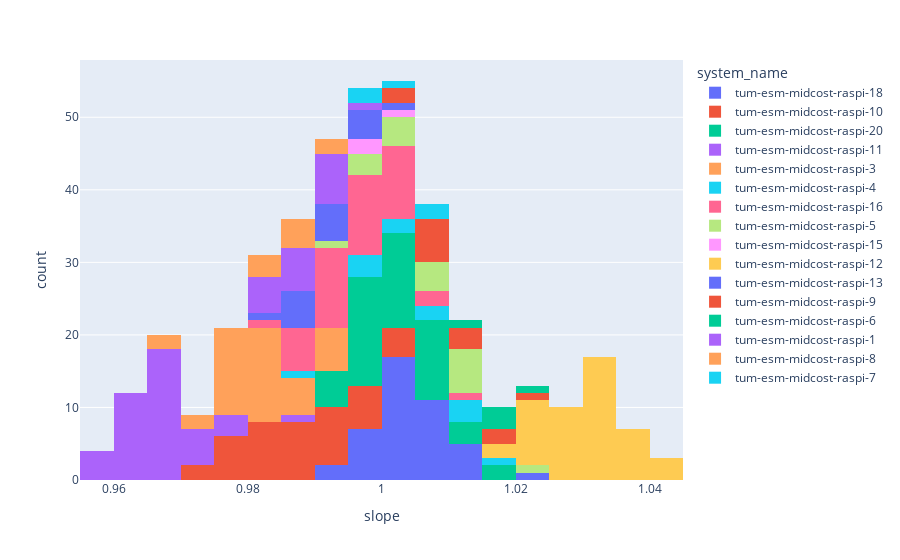
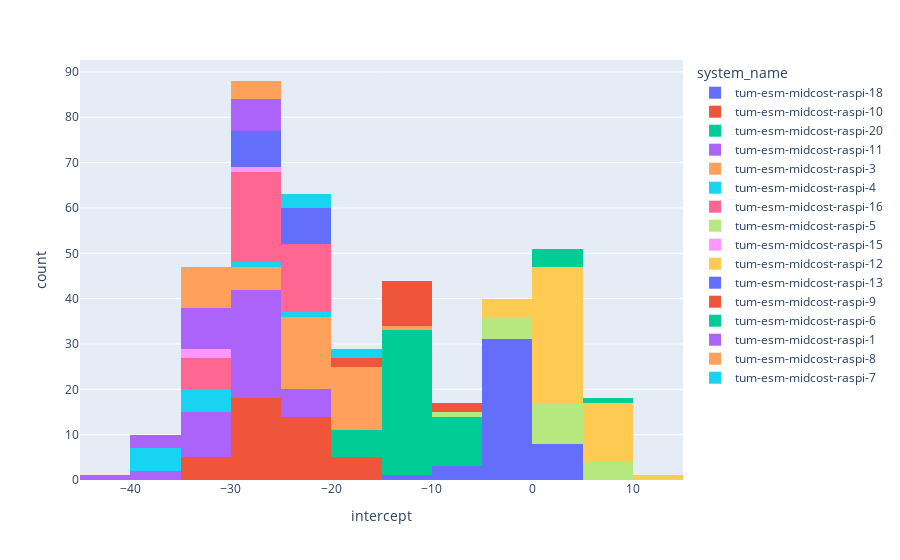

The notebook cell saved with these charts, in order:
### Code cell
fig = px.histogram(df_two_point_cal, x="slope", color = "system_name")
fig.show()
fig = px.histogram(df_two_point_cal, x="intercept", color = "system_name")
fig.show()

### Figure 1 — Plotly figure (JSON) as saved in the notebook; plotly's stock layout.template omitted (floating-point values rounded to 4 significant figures)
{"data": [{"alignmentgroup": "True", "bingroup": "x", "hovertemplate": "system_name=tum-esm-midcost-raspi-18<br>slope=%{x}<br>count=%{y}<extra></extra>", "legendgroup": "tum-esm-midcost-raspi-18", "marker": {"color": "#636efa", "pattern": {"shape": ""}}, "name": "tum-esm-midcost-raspi-18", "offsetgroup": "tum-esm-midcost-raspi-18", "orientation": "v", "showlegend": true, "type": "histogram", "x": [1.005, 1.001, 0.9994, 1.002, 1.005, 1.008, 0.9999, 1.009, 1.014, 1.004, 1.006, 0.9932, 1.002, 1.012, 1.001, 1.006, 1.007, 1.006, 1.006, 1.004, 1.01, 1.013, 0.9971, 1.0, 0.9999, 1.01, 1.014, 1.008, 0.9951, 0.9972, 1.004, 1.023, 1.003, 1.001, 0.9992, 1.005, 1.001, 1.001, 1.0, 1.002, 0.9936, 1.008, 1.005], "xaxis": "x", "yaxis": "y"}, {"alignmentgroup": "True", "bingroup": "x", "hovertemplate": "system_name=tum-esm-midcost-raspi-10<br>slope=%{x}<br>count=%{y}<extra></extra>", "legendgroup": "tum-esm-midcost-raspi-10", "marker": {"color": "#EF553B", "pattern": {"shape": ""}}, "name": "tum-esm-midcost-raspi-10", "offsetgroup": "tum-esm-midcost-raspi-10", "orientation": "v", "showlegend": true, "type": "histogram", "x": [0.9819, 0.9863, 0.997, 0.9903, 0.9732, 0.9818, 1.004, 0.979, 0.9883, 0.9919, 0.9895, 0.9898, 0.9927, 0.9954, 0.9952, 0.9818, 0.9781, 0.9826, 1.003, 1.004, 0.9987, 0.9797, 0.9788, 0.981, 0.9898, 0.9817, 0.9886, 0.9903, 0.9824, 0.9749, 0.9964, 0.9923, 0.9992, 0.977, 0.9801, 0.9903, 0.9851, 0.9904, 1.0, 0.9878, 0.9944, 0.9767], "xaxis": "x", "yaxis": "y"}, {"alignmentgroup": "True", "bingroup": "x", "hovertemplate": "system_name=tum-esm-midcost-raspi-20<br>slope=%{x}<br>count=%{y}<extra></extra>", "legendgroup": "tum-esm-midcost-raspi-20", "marker": {"color": "#00cc96", "pattern": {"shape": ""}}, "name": "tum-esm-midcost-raspi-20", "offsetgroup": "tum-esm-midcost-raspi-20", "orientation": "v", "showlegend": true, "type": "histogram", "x": [1.004, 1.004, 1.002, 1.007, 1.003, 1.008, 1.001, 1.006, 0.9981, 1.012, 1.001, 0.9992, 1.007, 0.9998, 1.0, 0.9994, 0.9989, 0.9918, 0.9986, 0.9984, 0.9993, 1.008, 1.001, 1.006, 1.016, 1.002, 1.009, 0.9983, 0.9983, 0.9993, 1.0, 0.9946, 1.01, 1.007, 1.005, 0.9937, 1.014, 0.9998, 1.009, 0.9999, 0.9956, 0.9932, 0.9908, 1.01, 1.017, 1.003, 1.001, 0.9973, 1.014], "xaxis": "x", "yaxis": "y"}, {"alignmentgroup": "True", "bingroup": "x", "hovertemplate": "system_name=tum-esm-midcost-raspi-11<br>slope=%{x}<br>count=%{y}<extra></extra>", "legendgroup": "tum-esm-midcost-raspi-11", "marker": {"color": "#ab63fa", "pattern": {"shape": ""}}, "name": "tum-esm-midcost-raspi-11", "offsetgroup": "tum-esm-midcost-raspi-11", "orientation": "v", "showlegend": true, "type": "histogram", "x": [0.9663, 0.9641, 0.9638, 0.966, 0.9667, 0.9698, 0.9758, 0.959, 0.9606, 0.9599, 0.9655, 0.962, 0.9627, 0.9663, 0.9711, 0.9571, 0.9647, 0.9658, 0.9655, 0.9655, 0.9723, 0.9697, 0.9685, 0.9602, 0.9857, 0.9589, 0.9672, 0.9702, 0.9725, 0.965, 0.9671, 0.962, 0.9757, 0.9653, 0.9615, 0.9785, 0.9702, 0.966, 0.9611, 0.9655, 0.9642, 0.9675, 0.9645], "xaxis": "x", "yaxis": "y"}, {"alignmentgroup": "True", "bingroup": "x", "hovertemplate": "system_name=tum-esm-midcost-raspi-3<br>slope=%{x}<br>count=%{y}<extra></extra>", "legendgroup": "tum-esm-midcost-raspi-3", "marker": {"color": "#FFA15A", "pattern": {"shape": ""}}, "name": "tum-esm-midcost-raspi-3", "offsetgroup": "tum-esm-midcost-raspi-3", "orientation": "v", "showlegend": true, "type": "histogram", "x": [0.9788, 0.9806, 0.9793, 0.9882, 0.9872, 0.9857, 0.9752, 0.9788, 0.9754, 0.9735, 0.9848, 0.9839, 0.9829, 0.9905, 0.9816, 0.9921, 0.9802, 0.9767, 0.9804, 0.9672, 0.9945, 0.9831, 0.9818, 0.9845, 0.9909, 0.9942, 0.9945, 0.9794, 0.9819, 0.9878, 0.9888, 0.9844, 0.9766, 0.9688, 0.9798, 0.9811], "xaxis": "x", "yaxis": "y"}, {"alignmentgroup": "True", "bingroup": "x", "hovertemplate": "system_name=tum-esm-midcost-raspi-4<br>slope=%{x}<br>count=%{y}<extra></extra>", "legendgroup": "tum-esm-midcost-raspi-4", "marker": {"color": "#19d3f3", "pattern": {"shape": ""}}, "name": "tum-esm-midcost-raspi-4", "offsetgroup": "tum-esm-midcost-raspi-4", "orientation": "v", "showlegend": true, "type": "histogram", "x": [0.9894, 0.9983, 1.013, 0.9964, 1.0, 1.001, 1.011, 1.008, 1.016, 1.011, 0.9969, 1.008], "xaxis": "x", "yaxis": "y"}, {"alignmentgroup": "True", "bingroup": "x", "hovertemplate": "system_name=tum-esm-midcost-raspi-16<br>slope=%{x}<br>count=%{y}<extra></extra>", "legendgroup": "tum-esm-midcost-raspi-16", "marker": {"color": "#FF6692", "pattern": {"shape": ""}}, "name": "tum-esm-midcost-raspi-16", "offsetgroup": "tum-esm-midcost-raspi-16", "orientation": "v", "showlegend": true, "type": "histogram", "x": [0.9941, 0.9977, 0.9905, 0.9948, 0.9979, 0.9985, 0.9904, 0.9963, 0.9926, 1.0, 0.9995, 0.9946, 0.993, 0.9871, 0.9964, 0.9941, 0.9969, 1.003, 0.998, 1.003, 0.9947, 1.008, 0.9995, 0.9847, 1.0, 1.002, 0.9881, 0.9916, 1.002, 0.9863, 0.9879, 1.013, 1.004, 0.9888, 0.996, 1.004, 0.9953, 1.002, 1.005, 0.991, 0.9853, 1.0], "xaxis": "x", "yaxis": "y"}, {"alignmentgroup": "True", "bingroup": "x", "hovertemplate": "system_name=tum-esm-midcost-raspi-5<br>slope=%{x}<br>count=%{y}<extra></extra>", "legendgroup": "tum-esm-midcost-raspi-5", "marker": {"color": "#B6E880", "pattern": {"shape": ""}}, "name": "tum-esm-midcost-raspi-5", "offsetgroup": "tum-esm-midcost-raspi-5", "orientation": "v", "showlegend": true, "type": "histogram", "x": [1.012, 1.001, 1.023, 0.9997, 1.006, 0.996, 1.011, 0.991, 1.01, 1.009, 1.013, 1.001, 1.015, 1.007, 1.002, 1.014, 1.001, 1.005, 0.9989], "xaxis": "x", "yaxis": "y"}, {"alignmentgroup": "True", "bingroup": "x", "hovertemplate": "system_name=tum-esm-midcost-raspi-15<br>slope=%{x}<br>count=%{y}<extra></extra>", "legendgroup": "tum-esm-midcost-raspi-15", "marker": {"color": "#FF97FF", "pattern": {"shape": ""}}, "name": "tum-esm-midcost-raspi-15", "offsetgroup": "tum-esm-midcost-raspi-15", "orientation": "v", "showlegend": true, "type": "histogram", "x": [0.9976, 0.9989, 1.003], "xaxis": "x", "yaxis": "y"}, {"alignmentgroup": "True", "bingroup": "x", "hovertemplate": "system_name=tum-esm-midcost-raspi-12<br>slope=%{x}<br>count=%{y}<extra></extra>", "legendgroup": "tum-esm-midcost-raspi-12", "marker": {"color": "#FECB52", "pattern": {"shape": ""}}, "name": "tum-esm-midcost-raspi-12", "offsetgroup": "tum-esm-midcost-raspi-12", "orientation": "v", "showlegend": true, "type": "histogram", "x": [1.027, 1.035, 1.037, 1.039, 1.028, 1.031, 1.026, 1.031, 1.034, 1.026, 1.021, 1.031, 1.026, 1.033, 1.032, 1.023, 1.024, 1.033, 1.036, 1.041, 1.039, 1.024, 1.021, 1.022, 1.03, 1.031, 1.033, 1.034, 1.021, 1.031, 1.026, 1.033, 1.02, 1.019, 1.041, 1.026, 1.016, 1.034, 1.027, 1.032, 1.039, 1.037, 1.034, 1.043, 1.027, 1.023, 1.03, 1.03], "xaxis": "x", "yaxis": "y"}, {"alignmentgroup": "True", "bingroup": "x", "hovertemplate": "system_name=tum-esm-midcost-raspi-13<br>slope=%{x}<br>count=%{y}<extra></extra>", "legendgroup": "tum-esm-midcost-raspi-13", "marker": {"color": "#636efa", "pattern": {"shape": ""}}, "name": "tum-esm-midcost-raspi-13", "offsetgroup": "tum-esm-midcost-raspi-13", "orientation": "v", "showlegend": true, "type": "histogram", "x": [0.9888, 0.9938, 0.9925, 0.9953, 0.9896, 0.9974, 0.9894, 0.9954, 1.0, 0.9837, 0.9991, 0.9891, 0.9863, 0.9902, 0.9908, 0.9911], "xaxis": "x", "yaxis": "y"}, {"alignmentgroup": "True", "bingroup": "x", "hovertemplate": "system_name=tum-esm-midcost-raspi-9<br>slope=%{x}<br>count=%{y}<extra></extra>", "legendgroup": "tum-esm-midcost-raspi-9", "marker": {"color": "#EF553B", "pattern": {"shape": ""}}, "name": "tum-esm-midcost-raspi-9", "offsetgroup": "tum-esm-midcost-raspi-9", "orientation": "v", "showlegend": true, "type": "histogram", "x": [1.012, 1.022, 1.007, 1.013, 1.002, 1.008, 1.009, 1.009, 1.001, 1.009, 1.018, 1.01, 1.01, 1.016], "xaxis": "x", "yaxis": "y"}, {"alignmentgroup": "True", "bingroup": "x", "hovertemplate": "system_name=tum-esm-midcost-raspi-6<br>slope=%{x}<br>count=%{y}<extra></extra>", "legendgroup": "tum-esm-midcost-raspi-6", "marker": {"color": "#00cc96", "pattern": {"shape": ""}}, "name": "tum-esm-midcost-raspi-6", "offsetgroup": "tum-esm-midcost-raspi-6", "orientation": "v", "showlegend": true, "type": "histogram", "x": [1.019, 1.02, 1.01, 1.02, 1.018], "xaxis": "x", "yaxis": "y"}, {"alignmentgroup": "True", "bingroup": "x", "hovertemplate": "system_name=tum-esm-midcost-raspi-1<br>slope=%{x}<br>count=%{y}<extra></extra>", "legendgroup": "tum-esm-midcost-raspi-1", "marker": {"color": "#ab63fa", "pattern": {"shape": ""}}, "name": "tum-esm-midcost-raspi-1", "offsetgroup": "tum-esm-midcost-raspi-1", "orientation": "v", "showlegend": true, "type": "histogram", "x": [0.9879, 0.9802, 0.9875, 0.9975, 0.9843, 0.9904, 0.9838, 0.9921, 0.9815, 0.9942, 0.9863, 0.9857, 0.9896, 0.99, 0.9851, 0.9942, 0.9818, 0.9946, 0.9941], "xaxis": "x", "yaxis": "y"}, {"alignmentgroup": "True", "bingroup": "x", "hovertemplate": "system_name=tum-esm-midcost-raspi-8<br>slope=%{x}<br>count=%{y}<extra></extra>", "legendgroup": "tum-esm-midcost-raspi-8", "marker": {"color": "#FFA15A", "pattern": {"shape": ""}}, "name": "tum-esm-midcost-raspi-8", "offsetgroup": "tum-esm-midcost-raspi-8", "orientation": "v", "showlegend": true, "type": "histogram", "x": [0.9844, 0.9798, 0.9904, 0.9889, 0.9895, 0.9855, 0.9841, 0.9755, 0.9797, 0.9853, 0.9905, 0.9804, 0.975], "xaxis": "x", "yaxis": "y"}, {"alignmentgroup": "True", "bingroup": "x", "hovertemplate": "system_name=tum-esm-midcost-raspi-7<br>slope=%{x}<br>count=%{y}<extra></extra>", "legendgroup": "tum-esm-midcost-raspi-7", "marker": {"color": "#19d3f3", "pattern": {"shape": ""}}, "name": "tum-esm-midcost-raspi-7", "offsetgroup": "tum-esm-midcost-raspi-7", "orientation": "v", "showlegend": true, "type": "histogram", "x": [0.9955, 1.007, 1.007, 1.001, 0.9999], "xaxis": "x", "yaxis": "y"}], "layout": {"barmode": "relative", "legend": {"title": {"text": "system_name"}, "tracegroupgap": 0}, "margin": {"t": 60}, "xaxis": {"anchor": "y", "domain": [0, 1], "title": {"text": "slope"}}, "yaxis": {"anchor": "x", "domain": [0, 1], "title": {"text": "count"}}}}

### Figure 2 — Plotly figure (JSON) as saved in the notebook; plotly's stock layout.template omitted (floating-point values rounded to 4 significant figures)
{"data": [{"alignmentgroup": "True", "bingroup": "x", "hovertemplate": "system_name=tum-esm-midcost-raspi-18<br>intercept=%{x}<br>count=%{y}<extra></extra>", "legendgroup": "tum-esm-midcost-raspi-18", "marker": {"color": "#636efa", "pattern": {"shape": ""}}, "name": "tum-esm-midcost-raspi-18", "offsetgroup": "tum-esm-midcost-raspi-18", "orientation": "v", "showlegend": true, "type": "histogram", "x": [-2.793, -0.4437, -0.0667, -0.7887, -1.344, -2.795, -0.8767, -3.256, -6.781, -1.621, -2.999, 4.083, -0.5723, -4.212, -0.05961, -2.606, -1.58, -1.446, -3.212, -2.729, -3.654, -5.144, 1.019, -0.4197, 0.7569, -4.248, -7.112, -3.621, 1.953, 1.224, -2.262, -10.34, -2.231, 0.6789, 0.824, -2.504, -0.931, -1.072, -0.4401, -0.2797, 3.772, -3.358, -2.575], "xaxis": "x", "yaxis": "y"}, {"alignmentgroup": "True", "bingroup": "x", "hovertemplate": "system_name=tum-esm-midcost-raspi-10<br>intercept=%{x}<br>count=%{y}<extra></extra>", "legendgroup": "tum-esm-midcost-raspi-10", "marker": {"color": "#EF553B", "pattern": {"shape": ""}}, "name": "tum-esm-midcost-raspi-10", "offsetgroup": "tum-esm-midcost-raspi-10", "orientation": "v", "showlegend": true, "type": "histogram", "x": [-19.07, -25.85, -31.01, -27.73, -18.11, -21.38, -34.11, -17.56, -22.49, -27.44, -26.11, -26.46, -28.44, -25.45, -28.42, -22.45, -21.3, -20.92, -32.97, -30.35, -26.9, -20.74, -20.45, -21.8, -27.87, -22.35, -26.63, -25.56, -23.34, -20.42, -29.78, -28.54, -26.72, -19.89, -17.69, -26.97, -22.94, -23.93, -30.3, -26.52, -28.62, -21.12], "xaxis": "x", "yaxis": "y"}, {"alignmentgroup": "True", "bingroup": "x", "hovertemplate": "system_name=tum-esm-midcost-raspi-20<br>intercept=%{x}<br>count=%{y}<extra></extra>", "legendgroup": "tum-esm-midcost-raspi-20", "marker": {"color": "#00cc96", "pattern": {"shape": ""}}, "name": "tum-esm-midcost-raspi-20", "offsetgroup": "tum-esm-midcost-raspi-20", "orientation": "v", "showlegend": true, "type": "histogram", "x": [-13.94, -11.83, -12.38, -13.6, -11.9, -13.83, -10.66, -12.35, -9.263, -18.12, -11.77, -9.918, -14.85, -10.01, -11.6, -11.3, -9.709, -6.295, -10.11, -10.28, -11.74, -13.73, -11.83, -13.48, -18.78, -12.47, -12.78, -9.729, -11.42, -9.943, -11.68, -7.78, -14.97, -12.32, -13.87, -6.847, -15.35, -10.19, -14.43, -10.52, -9.747, -9.172, -7.367, -15.99, -18.03, -12.63, -12.97, -10.33, -17.31], "xaxis": "x", "yaxis": "y"}, {"alignmentgroup": "True", "bingroup": "x", "hovertemplate": "system_name=tum-esm-midcost-raspi-11<br>intercept=%{x}<br>count=%{y}<extra></extra>", "legendgroup": "tum-esm-midcost-raspi-11", "marker": {"color": "#ab63fa", "pattern": {"shape": ""}}, "name": "tum-esm-midcost-raspi-11", "offsetgroup": "tum-esm-midcost-raspi-11", "orientation": "v", "showlegend": true, "type": "histogram", "x": [-29.62, -28.31, -30.73, -29.33, -24.42, -29.42, -33.22, -27.55, -21.8, -26.82, -27.99, -28.84, -29.78, -30.38, -35.82, -25.94, -29.77, -32.09, -29.52, -23.64, -31.78, -29.97, -27.98, -23.5, -41.71, -22.36, -32.07, -31.76, -33.21, -29.48, -30.37, -26.61, -35.81, -25.49, -25.51, -29.49, -24.84, -28.65, -27.67, -25.54, -29.84, -31.65, -28.32], "xaxis": "x", "yaxis": "y"}, {"alignmentgroup": "True", "bingroup": "x", "hovertemplate": "system_name=tum-esm-midcost-raspi-3<br>intercept=%{x}<br>count=%{y}<extra></extra>", "legendgroup": "tum-esm-midcost-raspi-3", "marker": {"color": "#FFA15A", "pattern": {"shape": ""}}, "name": "tum-esm-midcost-raspi-3", "offsetgroup": "tum-esm-midcost-raspi-3", "orientation": "v", "showlegend": true, "type": "histogram", "x": [-20.18, -20.22, -16.31, -19.56, -22.95, -18.35, -16.31, -19.57, -16.79, -16.75, -22.73, -22.43, -20.32, -26.21, -20.28, -27.11, -18.74, -17.93, -19.71, -11.93, -26.12, -20.01, -22.87, -20.81, -23.49, -26.12, -26.05, -20.18, -20.02, -23.42, -22.72, -22.56, -18.02, -16.31, -19.29, -19.94], "xaxis": "x", "yaxis": "y"}, {"alignmentgroup": "True", "bingroup": "x", "hovertemplate": "system_name=tum-esm-midcost-raspi-4<br>intercept=%{x}<br>count=%{y}<extra></extra>", "legendgroup": "tum-esm-midcost-raspi-4", "marker": {"color": "#19d3f3", "pattern": {"shape": ""}}, "name": "tum-esm-midcost-raspi-4", "offsetgroup": "tum-esm-midcost-raspi-4", "orientation": "v", "showlegend": true, "type": "histogram", "x": [-24.63, -32.31, -38.34, -27.63, -30.71, -31.27, -37.14, -35.3, -38.53, -35.32, -30.8, -33.04], "xaxis": "x", "yaxis": "y"}, {"alignmentgroup": "True", "bingroup": "x", "hovertemplate": "system_name=tum-esm-midcost-raspi-16<br>intercept=%{x}<br>count=%{y}<extra></extra>", "legendgroup": "tum-esm-midcost-raspi-16", "marker": {"color": "#FF6692", "pattern": {"shape": ""}}, "name": "tum-esm-midcost-raspi-16", "offsetgroup": "tum-esm-midcost-raspi-16", "orientation": "v", "showlegend": true, "type": "histogram", "x": [-24.93, -26.46, -21.8, -25.28, -27.47, -30.13, -23.19, -25.82, -23.93, -29.78, -27.54, -25.46, -25.56, -23.14, -25.53, -24.76, -26.15, -30.32, -28.89, -27.09, -26.89, -30.46, -27.95, -20.45, -26.41, -27.72, -23.13, -23.2, -30.79, -20.67, -21.17, -33.74, -27.99, -22.5, -28.54, -29.96, -24.45, -30.37, -32.41, -23.49, -23.19, -26.99], "xaxis": "x", "yaxis": "y"}, {"alignmentgroup": "True", "bingroup": "x", "hovertemplate": "system_name=tum-esm-midcost-raspi-5<br>intercept=%{x}<br>count=%{y}<extra></extra>", "legendgroup": "tum-esm-midcost-raspi-5", "marker": {"color": "#B6E880", "pattern": {"shape": ""}}, "name": "tum-esm-midcost-raspi-5", "offsetgroup": "tum-esm-midcost-raspi-5", "orientation": "v", "showlegend": true, "type": "histogram", "x": [-0.3462, 4.968, -5.376, 6.387, 3.62, 6.636, -0.2365, 8.32, 0.611, 2.201, -0.791, 3.266, -2.799, 1.954, 5.001, -0.3548, 4.517, 3.235, 4.972], "xaxis": "x", "yaxis": "y"}, {"alignmentgroup": "True", "bingroup": "x", "hovertemplate": "system_name=tum-esm-midcost-raspi-15<br>intercept=%{x}<br>count=%{y}<extra></extra>", "legendgroup": "tum-esm-midcost-raspi-15", "marker": {"color": "#FF97FF", "pattern": {"shape": ""}}, "name": "tum-esm-midcost-raspi-15", "offsetgroup": "tum-esm-midcost-raspi-15", "orientation": "v", "showlegend": true, "type": "histogram", "x": [-29.49, -30.27, -32.44], "xaxis": "x", "yaxis": "y"}, {"alignmentgroup": "True", "bingroup": "x", "hovertemplate": "system_name=tum-esm-midcost-raspi-12<br>intercept=%{x}<br>count=%{y}<extra></extra>", "legendgroup": "tum-esm-midcost-raspi-12", "marker": {"color": "#FECB52", "pattern": {"shape": ""}}, "name": "tum-esm-midcost-raspi-12", "offsetgroup": "tum-esm-midcost-raspi-12", "orientation": "v", "showlegend": true, "type": "histogram", "x": [4.132, 1.757, 0.6963, 0.05624, 2.969, 4.041, 6.159, 4.617, 1.878, 3.965, 7.967, 1.828, 5.708, 2.267, 3.182, 7.899, 5.737, 1.083, 1.582, -0.3335, -1.137, 7.003, 8.316, 6.514, 4.253, 2.253, 3.034, 4.476, 7.018, 3.421, 4.221, 2.755, 7.389, 7.51, 1.042, 5.724, 10.49, 0.488, 3.375, 2.692, -2.105, 1.868, 0.7272, -4.092, 3.267, 6.376, 2.615, 4.173], "xaxis": "x", "yaxis": "y"}, {"alignmentgroup": "True", "bingroup": "x", "hovertemplate": "system_name=tum-esm-midcost-raspi-13<br>intercept=%{x}<br>count=%{y}<extra></extra>", "legendgroup": "tum-esm-midcost-raspi-13", "marker": {"color": "#636efa", "pattern": {"shape": ""}}, "name": "tum-esm-midcost-raspi-13", "offsetgroup": "tum-esm-midcost-raspi-13", "orientation": "v", "showlegend": true, "type": "histogram", "x": [-26.86, -29.04, -29.04, -29.82, -27.07, -27.5, -21.63, -24.45, -27.29, -24.25, -27.1, -23.66, -21.0, -23.04, -22.56, -24.25], "xaxis": "x", "yaxis": "y"}, {"alignmentgroup": "True", "bingroup": "x", "hovertemplate": "system_name=tum-esm-midcost-raspi-9<br>intercept=%{x}<br>count=%{y}<extra></extra>", "legendgroup": "tum-esm-midcost-raspi-9", "marker": {"color": "#EF553B", "pattern": {"shape": ""}}, "name": "tum-esm-midcost-raspi-9", "offsetgroup": "tum-esm-midcost-raspi-9", "orientation": "v", "showlegend": true, "type": "histogram", "x": [-12.63, -18.81, -11.75, -13.14, -8.623, -11.05, -11.39, -11.09, -8.008, -12.18, -16.33, -13.03, -12.56, -13.31], "xaxis": "x", "yaxis": "y"}, {"alignmentgroup": "True", "bingroup": "x", "hovertemplate": "system_name=tum-esm-midcost-raspi-6<br>intercept=%{x}<br>count=%{y}<extra></extra>", "legendgroup": "tum-esm-midcost-raspi-6", "marker": {"color": "#00cc96", "pattern": {"shape": ""}}, "name": "tum-esm-midcost-raspi-6", "offsetgroup": "tum-esm-midcost-raspi-6", "orientation": "v", "showlegend": true, "type": "histogram", "x": [2.544, 2.35, 6.342, 1.391, 2.487], "xaxis": "x", "yaxis": "y"}, {"alignmentgroup": "True", "bingroup": "x", "hovertemplate": "system_name=tum-esm-midcost-raspi-1<br>intercept=%{x}<br>count=%{y}<extra></extra>", "legendgroup": "tum-esm-midcost-raspi-1", "marker": {"color": "#ab63fa", "pattern": {"shape": ""}}, "name": "tum-esm-midcost-raspi-1", "offsetgroup": "tum-esm-midcost-raspi-1", "orientation": "v", "showlegend": true, "type": "histogram", "x": [-29.46, -28.34, -33.38, -37.12, -28.57, -33.8, -30.18, -33.12, -26.85, -33.84, -29.87, -31.78, -31.62, -33.29, -29.43, -35.63, -28.75, -35.12, -33.13], "xaxis": "x", "yaxis": "y"}, {"alignmentgroup": "True", "bingroup": "x", "hovertemplate": "system_name=tum-esm-midcost-raspi-8<br>intercept=%{x}<br>count=%{y}<extra></extra>", "legendgroup": "tum-esm-midcost-raspi-8", "marker": {"color": "#FFA15A", "pattern": {"shape": ""}}, "name": "tum-esm-midcost-raspi-8", "offsetgroup": "tum-esm-midcost-raspi-8", "orientation": "v", "showlegend": true, "type": "histogram", "x": [-30.63, -29.76, -33.99, -34.7, -34.15, -33.59, -32.45, -26.14, -26.77, -32.51, -33.47, -30.05, -25.06], "xaxis": "x", "yaxis": "y"}, {"alignmentgroup": "True", "bingroup": "x", "hovertemplate": "system_name=tum-esm-midcost-raspi-7<br>intercept=%{x}<br>count=%{y}<extra></extra>", "legendgroup": "tum-esm-midcost-raspi-7", "marker": {"color": "#19d3f3", "pattern": {"shape": ""}}, "name": "tum-esm-midcost-raspi-7", "offsetgroup": "tum-esm-midcost-raspi-7", "orientation": "v", "showlegend": true, "type": "histogram", "x": [-16.9, -23.33, -22.24, -20.22, -18.95], "xaxis": "x", "yaxis": "y"}], "layout": {"barmode": "relative", "legend": {"title": {"text": "system_name"}, "tracegroupgap": 0}, "margin": {"t": 60}, "xaxis": {"anchor": "y", "domain": [0, 1], "title": {"text": "intercept"}}, "yaxis": {"anchor": "x", "domain": [0, 1], "title": {"text": "count"}}}}
